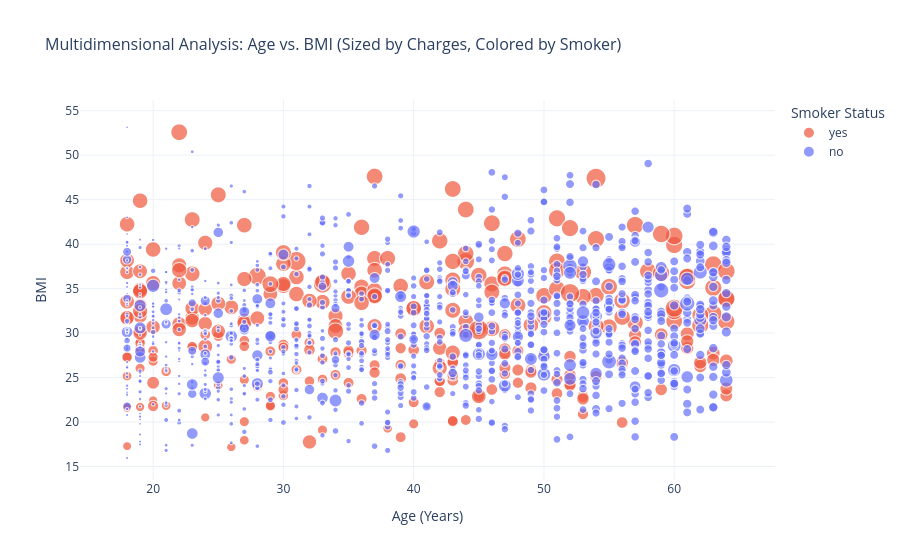

Source (notebook cell):
### Markdown cell above
### Multidimensional Visualisation (Age vs BMI vs Smoking Status vs Charges)
Let's visualize all key features in a single scatter plot.

### Code cell
# Multi-dimensional scatter plot
fig = px.scatter(
    df,
    x="age",
    y="bmi",
    size="charges",
    color="smoker",
    title="Multidimensional Analysis: Age vs. BMI (Sized by Charges, Colored by Smoker)",
    labels={"age": "Age (Years)", "bmi": "BMI", "charges": "Charges ($)", "smoker": "Smoker Status"},
    color_discrete_map={"yes": "#ef553b", "no": "#636efa"},
    opacity=0.7
)
fig.update_layout(
    title_font_size=16,
    xaxis_title="Age (Years)",
    yaxis_title="BMI",
    template="plotly_white"
)
fig.show()

### Figure 1 — Plotly figure (JSON) as saved in the notebook; plotly's stock layout.template omitted (floating-point values rounded to 4 significant figures; data arrays with more than 128 entries replaced by an {"elided": "..."} marker saying what was removed)
{"data": [{"hovertemplate": "Smoker Status=yes<br>Age (Years)=%{x}<br>BMI=%{y}<br>Charges ($)=%{marker.size}<extra></extra>", "legendgroup": "yes", "marker": {"color": "#ef553b", "opacity": 0.7, "size": {"elided": "274 float values"}, "sizemode": "area", "sizeref": 159.4, "symbol": "circle"}, "mode": "markers", "name": "yes", "showlegend": true, "type": "scattergl", "x": {"elided": "274 int values"}, "xaxis": "x", "y": {"elided": "274 float values"}, "yaxis": "y"}, {"hovertemplate": "Smoker Status=no<br>Age (Years)=%{x}<br>BMI=%{y}<br>Charges ($)=%{marker.size}<extra></extra>", "legendgroup": "no", "marker": {"color": "#636efa", "opacity": 0.7, "size": {"elided": "1064 float values"}, "sizemode": "area", "sizeref": 159.4, "symbol": "circle"}, "mode": "markers", "name": "no", "showlegend": true, "type": "scattergl", "x": {"elided": "1064 int values"}, "xaxis": "x", "y": {"elided": "1064 float values"}, "yaxis": "y"}], "layout": {"legend": {"itemsizing": "constant", "title": {"text": "Smoker Status"}, "tracegroupgap": 0}, "title": {"font": {"size": 16}, "text": "Multidimensional Analysis: Age vs. BMI (Sized by Charges, Colored by Smoker)"}, "xaxis": {"anchor": "y", "domain": [0, 1], "title": {"text": "Age (Years)"}}, "yaxis": {"anchor": "x", "domain": [0, 1], "title": {"text": "BMI"}}}}
